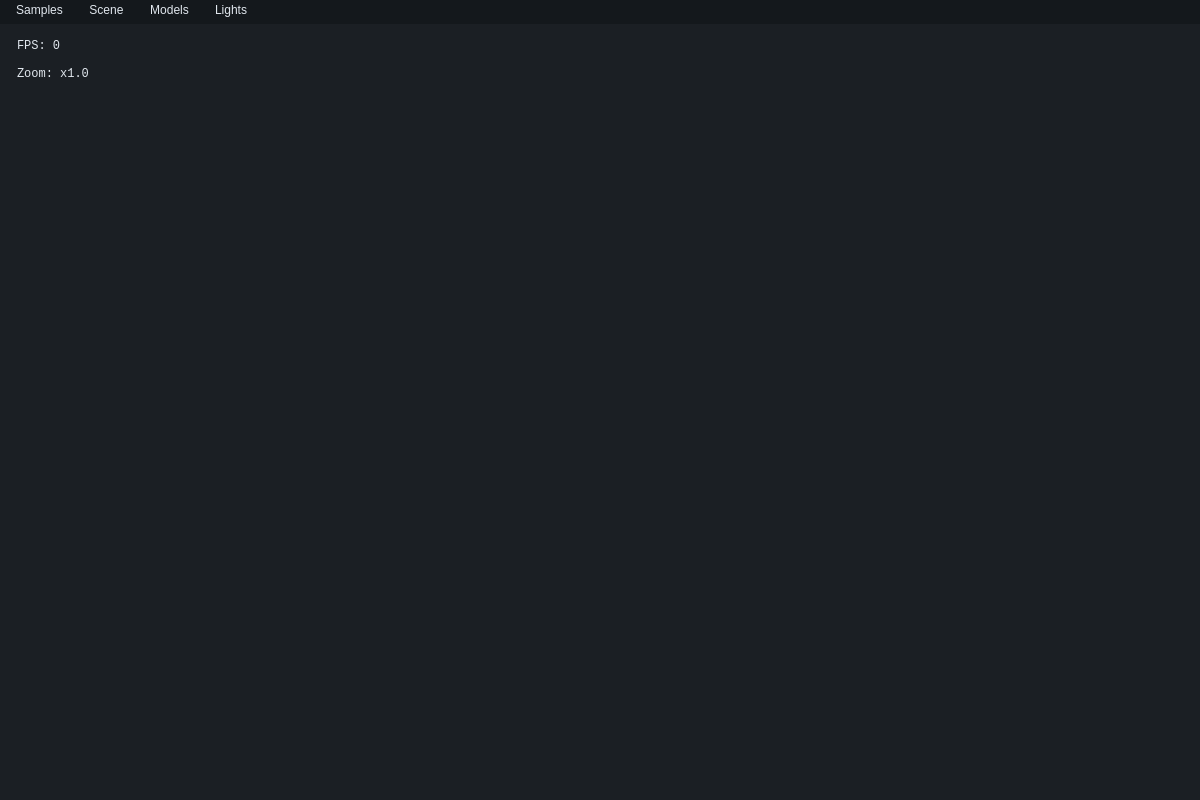
<?xml version="1.0" encoding="UTF-8"?>
<ui version="4.0">
 <class>MainWindow</class>
 <widget class="QMainWindow" name="MainWindow">
  <property name="geometry">
   <rect>
    <x>0</x>
    <y>0</y>
    <width>1200</width>
    <height>800</height>
   </rect>
  </property>
  <property name="windowTitle">
   <string>3D Engine Viewer</string>
  </property>
  <property name="styleSheet">
   <string notr="true">QWidget{background:#1b1f24;color:#e0e6ed;}
QMainWindow{background:#1b1f24;}
QMenuBar{background:#14181c;color:#e0e6ed;}
QMenuBar::item{padding:4px 10px;}
QMenuBar::item:selected{background:#28313a;}
QMenu{background:#1f252b;color:#e0e6ed;border:1px solid #2b333d;}
QMenu::item{padding:6px 16px;}
QMenu::item:selected{background:#2d3640;}
QMenu::separator{height:1px;background:#2b333d;margin:6px 4px;}
QToolTip{background-color:#28313a;color:#e0e6ed;border:1px solid #2b333d;}</string>
  </property>
  <widget class="QWidget" name="centralwidget">
   <layout class="QVBoxLayout" name="verticalLayout">
    <property name="spacing">
     <number>0</number>
    </property>
    <property name="leftMargin">
     <number>0</number>
    </property>
    <property name="topMargin">
     <number>0</number>
    </property>
    <property name="rightMargin">
     <number>0</number>
    </property>
    <property name="bottomMargin">
     <number>0</number>
    </property>
    <item>
     <widget class="QWidget" name="sceneViewPlaceholder" native="true"/>
    </item>
   </layout>
   <widget class="QLabel" name="labelFPS">
    <property name="geometry">
     <rect>
      <x>10</x>
      <y>10</y>
      <width>120</width>
      <height>24</height>
     </rect>
    </property>
    <property name="font">
     <font>
      <family>Consolas</family>
      <pointsize>9</pointsize>
     </font>
    </property>
    <property name="styleSheet">
     <string notr="true">padding:4px;border-radius:4px;color:#e0e6ed;</string>
    </property>
    <property name="text">
     <string>FPS: 0</string>
    </property>
   </widget>
   <widget class="QLabel" name="labelZoom">
    <property name="geometry">
     <rect>
      <x>10</x>
      <y>38</y>
      <width>120</width>
      <height>24</height>
     </rect>
    </property>
    <property name="font">
     <font>
      <family>Consolas</family>
      <pointsize>9</pointsize>
     </font>
    </property>
    <property name="styleSheet">
     <string notr="true">padding:4px;border-radius:4px;color:#e0e6ed;</string>
    </property>
    <property name="text">
     <string>Zoom: x1.0</string>
    </property>
   </widget>
  </widget>
  <widget class="QMenuBar" name="menubar">
   <property name="geometry">
    <rect>
     <x>0</x>
     <y>0</y>
     <width>1200</width>
     <height>29</height>
    </rect>
   </property>
   <property name="sizePolicy">
    <sizepolicy hsizetype="Preferred" vsizetype="Fixed">
     <horstretch>0</horstretch>
     <verstretch>0</verstretch>
    </sizepolicy>
   </property>
   <property name="minimumSize">
    <size>
     <width>0</width>
     <height>24</height>
    </size>
   </property>
   <property name="nativeMenuBar">
    <bool>false</bool>
   </property>
   <widget class="QMenu" name="menuLights">
    <property name="title">
     <string>Lights</string>
    </property>
    <addaction name="actionPlace_here"/>
    <addaction name="actionLight_color"/>
    <addaction name="actionIntensity"/>
   </widget>
   <widget class="QMenu" name="menuModels">
    <property name="title">
     <string>Models</string>
    </property>
    <addaction name="actionChange_texture"/>
   </widget>
   <widget class="QMenu" name="menuFile">
    <property name="title">
     <string>Scene</string>
    </property>
    <addaction name="actionLoad_scene"/>
    <addaction name="actionImport_scene"/>
    <addaction name="actionDefault_scene"/>
    <addaction name="actionReset_camera"/>
   </widget>
   <widget class="QMenu" name="menuSamples">
    <property name="title">
     <string>Samples</string>
    </property>
    <addaction name="actionTriangle"/>
    <addaction name="actionCube"/>
    <addaction name="actionPiramid"/>
    <addaction name="actionSphere"/>
   </widget>
   <addaction name="menuSamples"/>
   <addaction name="menuFile"/>
   <addaction name="menuModels"/>
   <addaction name="menuLights"/>
  </widget>
  <action name="actionOpenScene">
   <property name="text">
    <string>Open Scene...</string>
   </property>
  </action>
  <action name="actionDefaultScene">
   <property name="text">
    <string>Load Default Scene</string>
   </property>
  </action>
  <action name="actionResetCamera">
   <property name="text">
    <string>Reset Camera</string>
   </property>
  </action>
  <action name="actionLight_color">
   <property name="text">
    <string>Color</string>
   </property>
  </action>
  <action name="actionIntensity">
   <property name="text">
    <string>Intensity</string>
   </property>
  </action>
  <action name="actionPlace_here">
   <property name="text">
    <string>Place here</string>
   </property>
  </action>
  <action name="actionChange_texture">
   <property name="text">
    <string>Change texture</string>
   </property>
  </action>
  <action name="actionLoad_scene">
   <property name="text">
    <string>Load scene</string>
   </property>
  </action>
  <action name="actionDefault_scene">
   <property name="text">
    <string>Default scene</string>
   </property>
  </action>
  <action name="actionReset_camera">
   <property name="text">
    <string>Reset camera</string>
   </property>
  </action>
  <action name="actionCube">
   <property name="text">
    <string>Cube</string>
   </property>
  </action>
  <action name="actionPiramid">
   <property name="text">
    <string>Pyramid</string>
   </property>
  </action>
  <action name="actionTriangle">
   <property name="text">
    <string>Triangle</string>
   </property>
  </action>
  <action name="actionSphere">
   <property name="text">
    <string>Sphere</string>
   </property>
  </action>
  <action name="actionImport_scene">
   <property name="text">
    <string>Import scene</string>
   </property>
  </action>
 </widget>
 <resources/>
 <connections/>
</ui>
